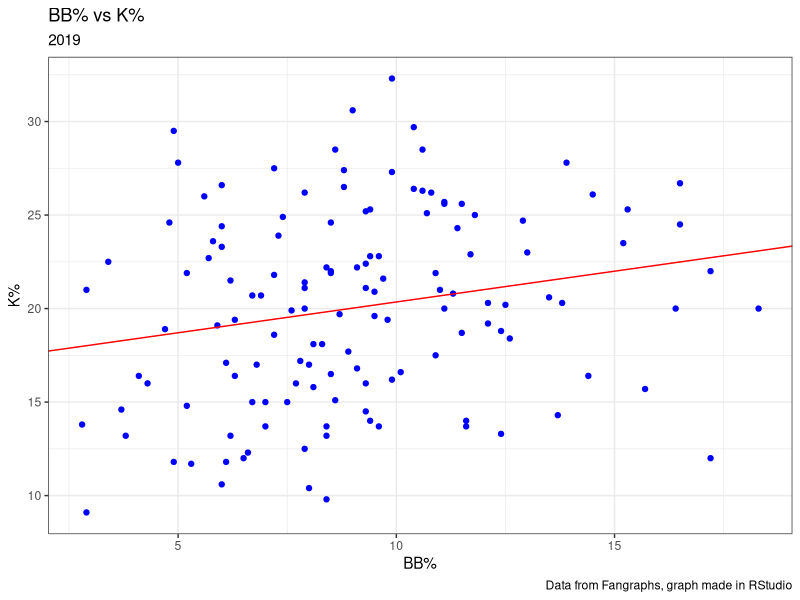

This figure's R source:
library(tidyverse)
walkandstrikeout <- read_csv(file = "walkandstrikeout.csv")
walkandstrikeout <- 
  walkandstrikeout %>% 
  select(Name, BB, K)

regression <- lm(data = walkandstrikeout, K ~ BB)
regression
plot<-
 ggplot(data=walkandstrikeout)+
geom_point(mapping = aes(x = BB , y = K), col = "blue") +
geom_abline(intercept = 17.0619, slope = 0.3292, col = "red") +
labs(
x="BB%",
y="K%",
title = "BB% vs K%",
subtitle = "2019",
caption="Data from Fangraphs, graph made in RStudio") +
theme_bw()
plot
summary(plot)
summarize(walkandstrikeout, correlation = cor(BB, K))



